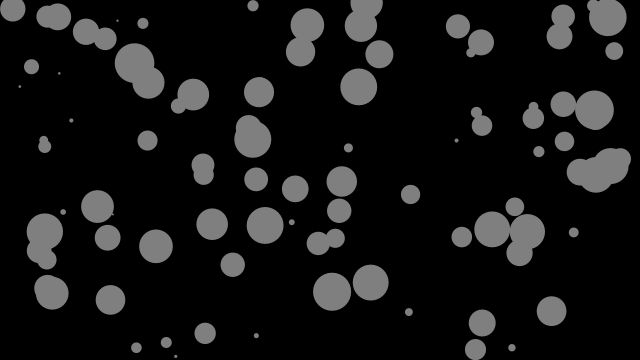
Frame 1 (no input)
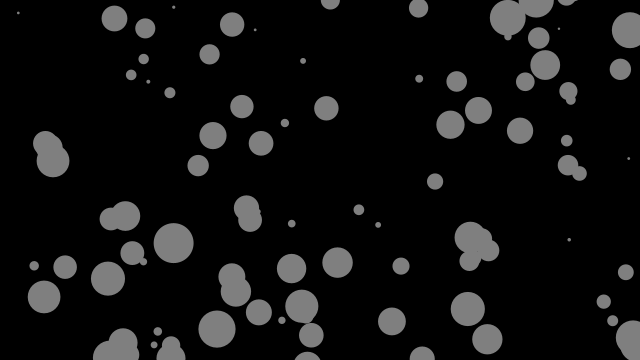
Frame 60 (the mouse pressed at the canvas centre just before this capture)
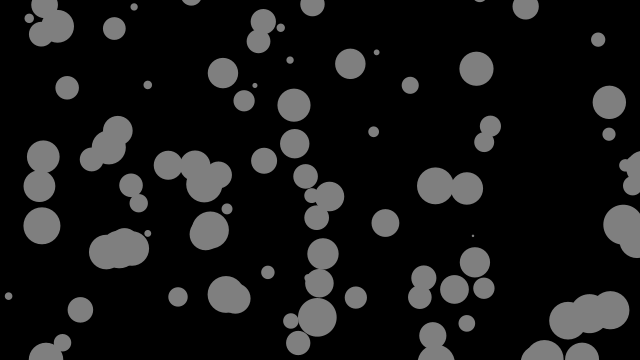
Frame 120 (the mouse held since frame 60 and released just before this capture)

The Processing sketch that drew these frames (run headless with seeded random() and noise(); from frame 60 on, the mouse is pressed at the canvas centre):

// Processing sketch: bubles
// ── bubles.pde
Bubble[] bubbles = new Bubble[100]; 

void setup(){
  size(640,360);
  background(0);
  for(int i = 0;i<bubbles.length;i++){
    bubbles[i] = new Bubble();
  }
}

void draw(){
  background(0);
for(int i = 0;i<bubbles.length;i++){
    bubbles[i].display();
    bubbles[i].assurgent();
    if(bubbles[i].y<-bubbles[i].diameter/2){
      println(i);
      float diameter = random(2,40);
      bubbles[i]= new Bubble(random(width),height+diameter/2,diameter);
    }
  }

}

// ── Bubble.pde
class Bubble {
  float x,y,diameter;
  float speed = random(1,6);
  
  Bubble(){
    this.x = random(width);
    this.y = random(height);
    this.diameter = random(2,40);
  }
  
  Bubble(float x, float y,float diameter){
    this.x = x;
    this.y = y;
    this.diameter = diameter;
  }
  
  void assurgent(){
   y-=speed;
   x = x+random(-2,2);
  }
  
  void display(){
    noStroke();
    fill(127);
    ellipse(x,y,diameter,diameter);
  
  }
  


}
